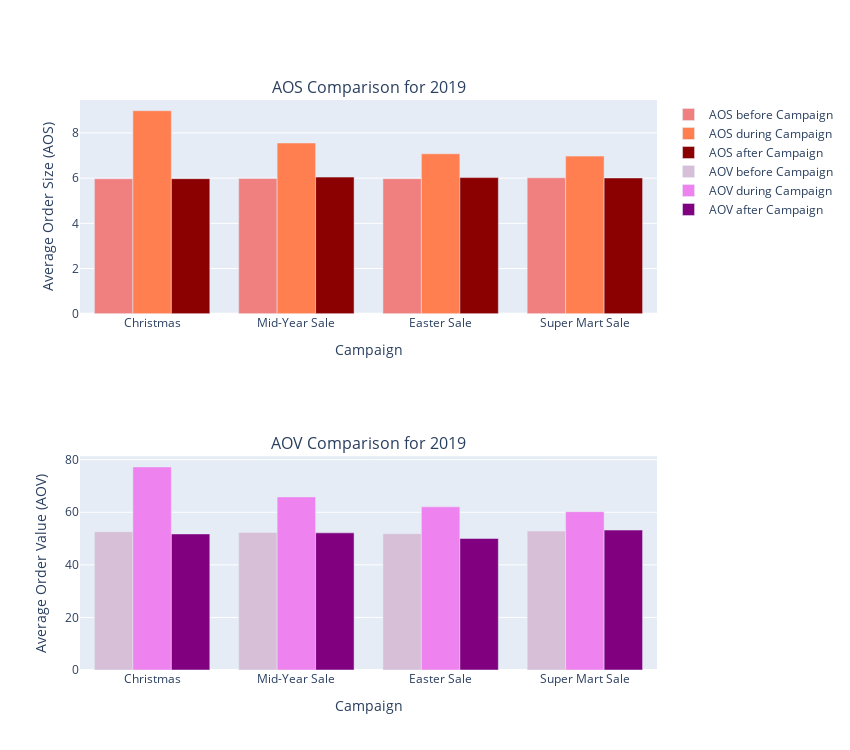

Notebook source saved alongside this figure:
### Markdown cell above
##### Average Order Size (AOS) and Average Order Value (AOV)

### Code cell
aos_aov_plot(metrics[3], metrics[4], chosen_year)

### Figure 1 — Plotly figure (JSON) as saved in the notebook; plotly's stock layout.template omitted (floating-point values rounded to 4 significant figures)
{"data": [{"marker": {"color": "lightcoral"}, "name": "AOS before Campaign", "type": "bar", "x": ["Christmas", "Mid-Year Sale", "Easter Sale", "Super Mart Sale"], "xaxis": "x", "y": [5.973, 5.983, 5.976, 6.016], "yaxis": "y"}, {"marker": {"color": "coral"}, "name": "AOS during Campaign", "type": "bar", "x": ["Christmas", "Mid-Year Sale", "Easter Sale", "Super Mart Sale"], "xaxis": "x", "y": [8.983, 7.554, 7.076, 6.974], "yaxis": "y"}, {"marker": {"color": "darkred"}, "name": "AOS after Campaign", "type": "bar", "x": ["Christmas", "Mid-Year Sale", "Easter Sale", "Super Mart Sale"], "xaxis": "x", "y": [5.975, 6.044, 6.022, 6.007], "yaxis": "y"}, {"marker": {"color": "thistle"}, "name": "AOV before Campaign", "type": "bar", "x": ["Christmas", "Mid-Year Sale", "Easter Sale", "Super Mart Sale"], "xaxis": "x2", "y": [52.61, 52.32, 51.85, 52.84], "yaxis": "y2"}, {"marker": {"color": "violet"}, "name": "AOV during Campaign", "type": "bar", "x": ["Christmas", "Mid-Year Sale", "Easter Sale", "Super Mart Sale"], "xaxis": "x2", "y": [77.25, 65.85, 62.07, 60.22], "yaxis": "y2"}, {"marker": {"color": "purple"}, "name": "AOV after Campaign", "type": "bar", "x": ["Christmas", "Mid-Year Sale", "Easter Sale", "Super Mart Sale"], "xaxis": "x2", "y": [51.76, 52.17, 50.04, 53.23], "yaxis": "y2"}], "layout": {"annotations": [{"font": {"size": 16}, "showarrow": false, "text": "AOS Comparison for 2019", "x": 0.5, "xanchor": "center", "xref": "paper", "y": 1, "yanchor": "bottom", "yref": "paper"}, {"font": {"size": 16}, "showarrow": false, "text": "AOV Comparison for 2019", "x": 0.5, "xanchor": "center", "xref": "paper", "y": 0.375, "yanchor": "bottom", "yref": "paper"}], "barmode": "group", "height": 750, "showlegend": true, "width": 850, "xaxis": {"anchor": "y", "domain": [0, 1], "title": {"text": "Campaign"}}, "xaxis2": {"anchor": "y2", "domain": [0, 1], "title": {"text": "Campaign"}}, "yaxis": {"anchor": "x", "domain": [0.625, 1], "title": {"text": "Average Order Size (AOS)"}}, "yaxis2": {"anchor": "x2", "domain": [0, 0.375], "title": {"text": "Average Order Value (AOV)"}}}}
